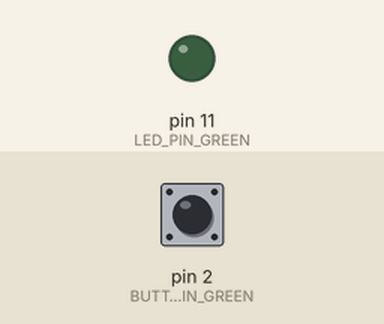
Simulated run of this sketch. Board: Arduino Uno, built with avr-gcc and run on an emulated ATmega328P. Parts: output pins drawn as LEDs (lit = HIGH). Dashed ring = blinking. The test bench sets the inputs (shaded band); at power-on: pin 2 (BUTTON_PIN_GREEN) HIGH. What the sketch prints to the serial monitor is not drawn.

Above: at 1.2 s.
1.3 s: pin 2 (BUTTON_PIN_GREEN) pulled LOW for 0.15 s
At 1.37 s:
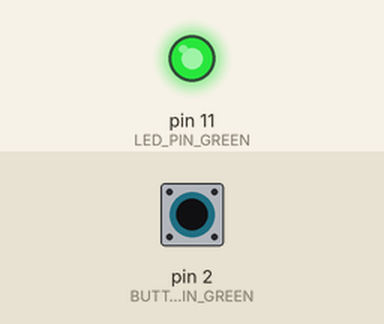
2.9 s: pin 2 (BUTTON_PIN_GREEN) pulled LOW for 1 s
At 5.1 s:
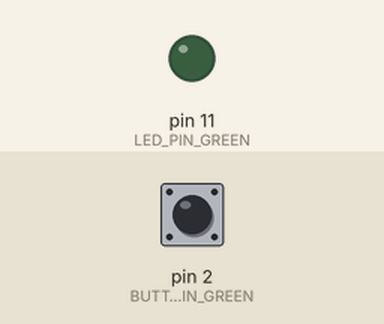
5.4 s: pin 2 (BUTTON_PIN_GREEN) pulsed LOW 2 times (0.12 s each, 0.3 s apart)
At 5.46 s:
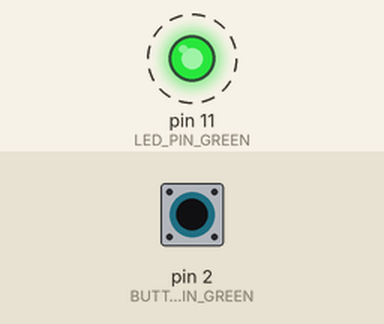
7.5 s: pin 2 (BUTTON_PIN_GREEN) driven LOW
At 8.9 s:
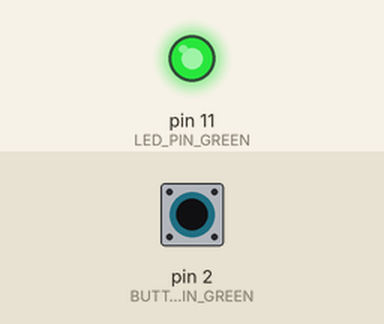
10.2 s: pin 2 (BUTTON_PIN_GREEN) driven HIGH
At 11.1 s:
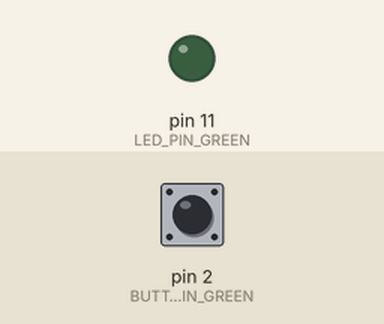
Timing chart, 0 to 12.7 s (numbered marks = the images above; inputs shaded):
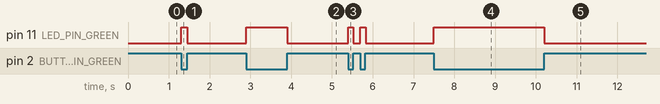

Measured:
- after the input at 1.3 s, pin 11 (LED_PIN_GREEN): LOW → HIGH at once, → LOW 0.15 s later
- after the input at 2.9 s, pin 11 (LED_PIN_GREEN): LOW → HIGH at once, → LOW 1.0 s later
- after the input at 5.4 s, pin 11 (LED_PIN_GREEN): alternates HIGH for 0.12 s and LOW for 0.18 s, 4 changes in all, then stays LOW, starting at once
- after the input at 7.5 s, pin 11 (LED_PIN_GREEN): LOW → HIGH at once
- after the input at 10.2 s, pin 11 (LED_PIN_GREEN): HIGH → LOW at once

The sketch:

rgb-button.ino
```cpp
#define BUTTON_PIN_GREEN 2
#define LED_PIN_GREEN 11


void setup() {
  pinMode(BUTTON_PIN_GREEN, INPUT_PULLUP);
  pinMode(LED_PIN_GREEN, OUTPUT);
  Serial.begin(9600);
}

void loop() {
  int greenButtonState = digitalRead(BUTTON_PIN_GREEN);

  if(greenButtonState == 0) {
    digitalWrite(LED_PIN_GREEN, HIGH);
    Serial.print("GREEN");
  } else {
    digitalWrite(LED_PIN_GREEN, LOW);
  }
}
```
